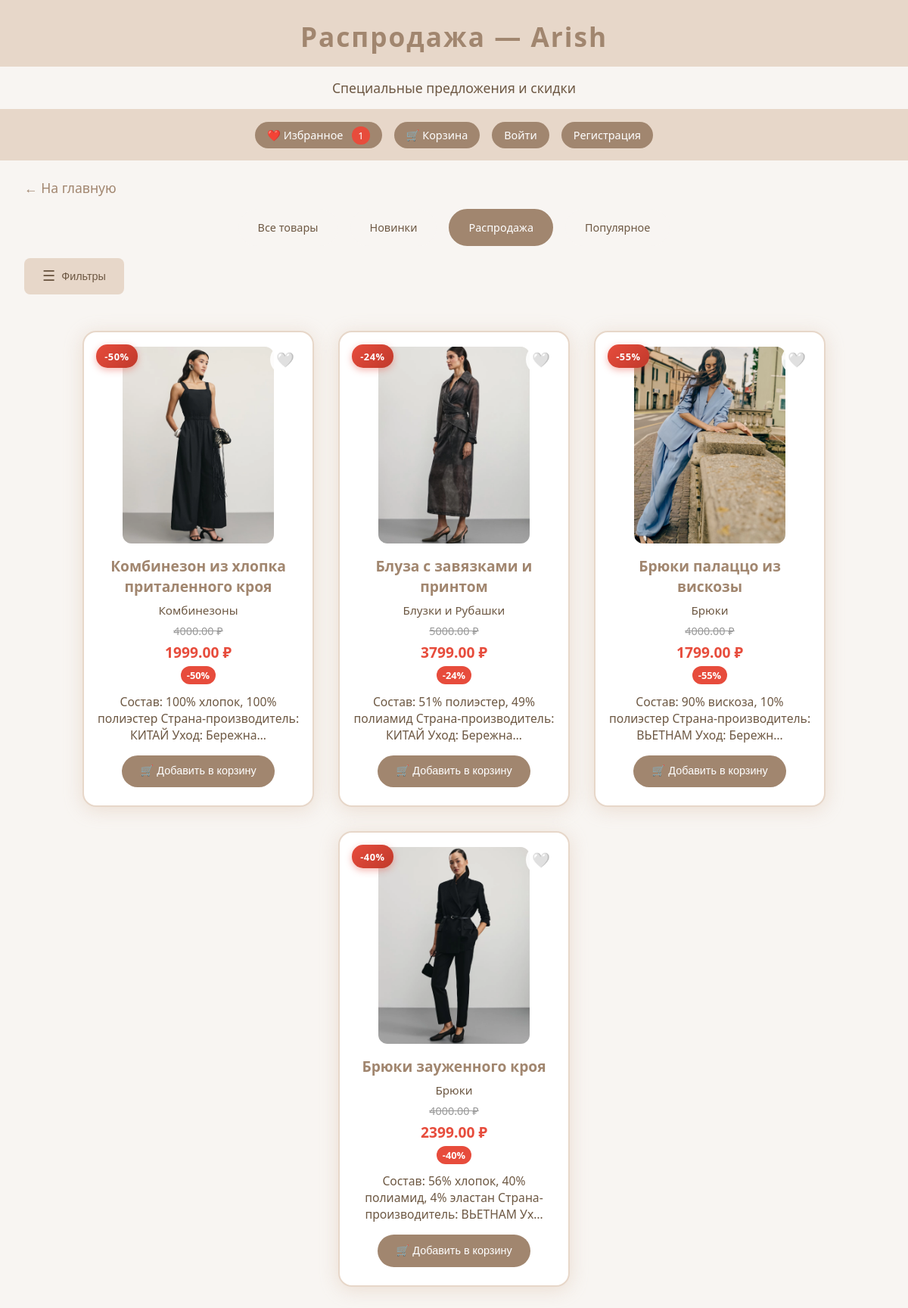
Screenshot of /shop/sale/ (signed in) with the database file from the repository.
### shop/models.py (models this page shows, shortened)
class Product(models.Model):
    name = models.CharField('Название', max_length=120)
    description = models.TextField('Описание', blank=True)
    price = models.DecimalField('Цена', max_digits=8, decimal_places=2)
    old_price = models.DecimalField('Старая цена', max_digits=8, decimal_places=2, null=True, blank=True)
    image = models.ImageField('Изображение', upload_to='products/')
    category = models.CharField('Категория', max_length=60, blank=True)
    is_new = models.BooleanField('Новинка', default=False)
    is_popular = models.BooleanField('Популярное', default=False)
    is_sale = models.BooleanField('Распродажа', default=False)
    created_at = models.DateTimeField('Дата добавления', auto_now_add=True)
    @property
    def discount_percent(self):
        if self.old_price and self.old_price > self.price:
            return int(((self.old_price - self.price) / self.old_price) * 100)
        return 0

### shop/views.py (the view)
# urls.py: path('sale/', views.sale_products, name='sale_products'),
def sale_products(request):
    products = Product.objects.filter(is_sale=True).order_by('-created_at')
    cart_items = []
    cart_total = 0
    if request.session.session_key:
        cart_items = CartItem.objects.filter(session_key=request.session.session_key)
        cart_total = sum(item.get_total_price() for item in cart_items)
    favorites = []
    if request.user.is_authenticated:
        favorites = Favorite.objects.filter(user=request.user).values_list('product_id', flat=True)
    elif request.session.session_key:
        favorites = Favorite.objects.filter(session_key=request.session.session_key).values_list('product_id', flat=True)
    context = {
        'products': products,
        'cart_items': cart_items,
        'cart_total': cart_total,
        'cart_count': len(cart_items),
        'favorites': favorites,
        'favorites_count': len(favorites),
        'section_title': 'Распродажа',
        'section_description': 'Специальные предложения и скидки'
    }
    return render(request, 'shop/product_list.html', context)

### shop/templates/shop/product_list.html (shortened to what this page needs)
<!DOCTYPE html>
<html lang="ru">
<head>
</head>
<body>
    <div class="header">
        {% if section_title %}
            {{ section_title }} — Arish
        {% else %}
            Каталог Arish
        {% endif %}
    </div>
    {% if section_description %}
    <div class="section-description">
        {{ section_description }}
    </div>
    {% endif %}
    <div class="header-controls">
        <a href="{% url 'favorites' %}" class="header-link">
            ❤️ Избранное
            {% if favorites_count > 0 %}
                <span class="count-badge">{{ favorites_count }}</span>
            {% endif %}
        </a>
        <a href="{% url 'cart' %}" class="header-link">
            🛒 Корзина
        </a>
        <a href="{% url 'login' %}" class="header-link">Войти</a>
        <a href="{% url 'register' %}" class="header-link">Регистрация</a>
    </div>
    <a href="/" class="back-link">← На главную</a>
    <div class="section-nav">
        <a href="{% url 'product_list' %}" class="section-nav-link {% if not section_title %}active{% endif %}">Все товары</a>
        <a href="{% url 'new_products' %}" class="section-nav-link {% if section_title == 'Новинки' %}active{% endif %}">Новинки</a>
        <a href="{% url 'sale_products' %}" class="section-nav-link {% if section_title == 'Распродажа' %}active{% endif %}">Распродажа</a>
        <a href="{% url 'popular_products' %}" class="section-nav-link {% if section_title == 'Популярное' %}active{% endif %}">Популярное</a>
    </div>
    <button class="filters-toggle" onclick="toggleFilters()">
        <span class="hamburger-icon">☰</span>
        <span class="toggle-text">Фильтры</span>
    </button>
    <div class="catalog">
        {% for product in products %}
        <div class="product-card" onclick="openProduct({{ product.id }})">
            {% if product.is_sale and product.discount_percent > 0 %}
                <div class="sale-badge">-{{ product.discount_percent }}%</div>
            {% endif %}
            <button class="favorite-btn {% if product.id in favorites %}active{% endif %}"
                    onclick="event.stopPropagation(); toggleFavorite({{ product.id }}, this)">
                {% if product.id in favorites %}❤️{% else %}🤍{% endif %}
            </button>
            {% if product.image %}
                <img src="{{ product.image.url }}" alt="{{ product.name }}" class="product-img">
            {% else %}
                <div class="product-img" style="display:flex;align-items:center;justify-content:center;color:#ccc;">Нет фото</div>
            {% endif %}
            <div class="product-title">{{ product.name }}</div>
            <div class="product-category">{{ product.category }}</div>
            <div class="product-price">
                {% if product.old_price and product.old_price > product.price %}
                    <span class="old-price">{{ product.old_price }} ₽</span>
                    <span class="current-price">{{ product.price }} ₽</span>
                    <span class="discount-badge">-{{ product.discount_percent }}%</span>
                {% else %}
                    {{ product.price }} ₽
                {% endif %}
            </div>
            <div class="product-desc">{{ product.description|truncatechars:80 }}</div>
            <form method="post" action="{% url 'add_to_cart' product.id %}" class="add-to-cart-form" onclick="event.stopPropagation();">
                <button type="submit" class="add-to-cart-btn">🛒 Добавить в корзину</button>
            </form>
        </div>
        {% endfor %}
    </div>
</body>
</html>

### shop/templates/shop/product_list.html (style rules this page uses)
body { margin: 0; font-family: 'Segoe UI', Arial, sans-serif; background: #f8f5f2; color: #4e3d2c; }
.header { background: #e7d7c9; padding: 1.5rem 0 1rem 0; text-align: center; font-size: 2.2rem; font-weight: bold; color: #a1866f; letter-spacing: 2px; position: relative; }
.section-description { background: #f8f5f2; padding: 1rem 2rem; text-align: center; font-size: 1.1rem; color: #6d5843; border-bottom: 1px solid #e7d7c9; }
.header-controls { background: #e7d7c9; padding: 1rem 2rem; display: flex; gap: 1rem; align-items: center; justify-content: center; flex-wrap: wrap; }
.header-link { background: #a1866f; color: white; padding: 0.5rem 1rem; border-radius: 25px; text-decoration: none; font-size: 0.9rem; transition: background 0.2s; }
.count-badge { background: #e74c3c; color: white; border-radius: 50%; padding: 0.2rem 0.5rem; font-size: 0.8rem; margin-left: 0.5rem; }
.filters-toggle { background: #e7d7c9; color: #6d5843; border: none; padding: 0.8rem 1.5rem; border-radius: 8px; font-size: 0.9rem; cursor: pointer; transition: all 0.2s; margin: 1rem 2rem; display: flex; align-items: center; gap: 0.5rem; }
.hamburger-icon { font-size: 1.2rem; }
.catalog { display: flex; flex-wrap: wrap; gap: 2rem; justify-content: center; padding: 2rem 1rem 3rem 1rem; }
.product-card { background: #fff; border-radius: 18px; box-shadow: 0 4px 24px #e7d7c9cc; border: 2px solid #e7d7c9; width: 270px; display: flex; flex-direction: column; align-items: center; padding: 1.2rem 1rem 1.5rem 1rem; transition: transform 0.2s, box-shadow 0.2s; position: relative; cursor: pointer; }
.favorite-btn { position: absolute; top: 1rem; right: 1rem; background: rgba(255, 255, 255, 0.9); border: none; border-radius: 50%; width: 40px; height: 40px; cursor: pointer; font-size: 1.2rem; transition: all 0.2s; display: flex; align-items: center; justify-content: center; z-index: 10; }
.favorite-btn:not(.active) { color: #ccc; }
.product-img { width: 200px; height: 260px; object-fit: cover; border-radius: 12px; margin-bottom: 1rem; background: #f8f5f2; }
.product-title { font-size: 1.2rem; font-weight: 600; color: #a1866f; margin-bottom: 0.5rem; text-align: center; }
.product-category { font-size: 0.95rem; color: #6d5843; margin-bottom: 0.5rem; }
.product-price { font-size: 1.1rem; color: #4e3d2c; font-weight: bold; margin-bottom: 0.7rem; display: flex; flex-direction: column; align-items: center; gap: 0.3rem; }
.old-price { font-size: 0.9rem; color: #999; text-decoration: line-through; font-weight: normal; }
.current-price { font-size: 1.2rem; color: #e74c3c; font-weight: bold; }
.discount-badge { background: #e74c3c; color: white; font-size: 0.8rem; padding: 0.2rem 0.5rem; border-radius: 12px; font-weight: bold; }
.sale-badge { position: absolute; top: 1rem; left: 1rem; background: linear-gradient(135deg, #e74c3c 0%, #c0392b 100%); color: white; font-size: 0.8rem; font-weight: bold; padding: 0.4rem 0.7rem; border-radius: 15px; text-transform: uppercase; letter-spacing: 0.5px; box-shadow: 0 3px 10px rgba(231, 76, 60, 0.4); z-index: 10; animation: salePulse 1.5s infinite; }
.product-desc { font-size: 0.98rem; color: #6d5843; text-align: center; margin-bottom: 1rem; }
.add-to-cart-btn { background: #a1866f; color: white; border: none; padding: 0.8rem 1.5rem; border-radius: 25px; font-size: 0.9rem; cursor: pointer; transition: all 0.2s; width: 100%; }
.back-link { display: inline-block; margin: 1.5rem 0 0 2rem; color: #a1866f; text-decoration: none; font-size: 1.1rem; transition: color 0.2s; }
.section-nav { display: flex; justify-content: center; gap: 1rem; margin: 1rem 2rem; flex-wrap: wrap; }
.section-nav-link { background: #f8f5f2; color: #6d5843; padding: 0.8rem 1.5rem; border-radius: 25px; text-decoration: none; font-size: 0.9rem; transition: all 0.3s; border: 2px solid transparent; }
.section-nav-link.active { background: #a1866f; color: white; border-color: #a1866f; }

### rows the page displays
Product: discount_percent "50", image (picture), name "Комбинезон из хлопка приталенного кроя", category "Комбинезоны", old_price "4000.00", price "1999.00", description "Состав: 100% хлопок, 100% полиэстер Страна-производитель: КИТАЙ Уход: Бережна…"
Product: discount_percent "24", image (picture), name "Блуза с завязками и принтом", category "Блузки и Рубашки", old_price "5000.00", price "3799.00", description "Состав: 51% полиэстер, 49% полиамид Страна-производитель: КИТАЙ Уход: Бережна…"
Product: discount_percent "55", image (picture), name "Брюки палаццо из вискозы", category "Брюки", old_price "4000.00", price "1799.00", description "Состав: 90% вискоза, 10% полиэстер Страна-производитель: ВЬЕТНАМ Уход: Бережн…"
Product: discount_percent "40", image (picture), name "Брюки зауженного кроя", category "Брюки", old_price "4000.00", price "2399.00", description "Состав: 56% хлопок, 40% полиамид, 4% эластан Страна-производитель: ВЬЕТНАМ Ух…"

### other values shown
{{ section_title }} "Распродажа"
{{ section_description }} "Специальные предложения и скидки"
{{ favorites_count }} "1"
